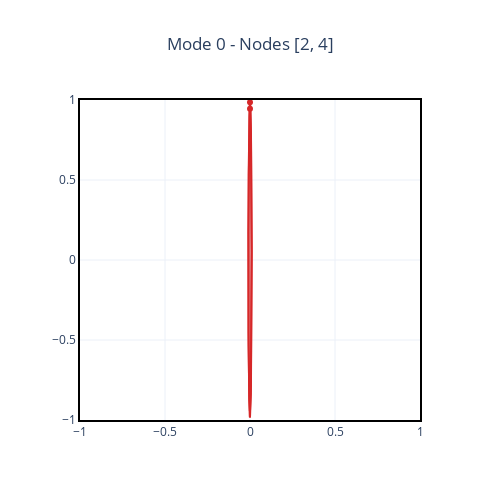
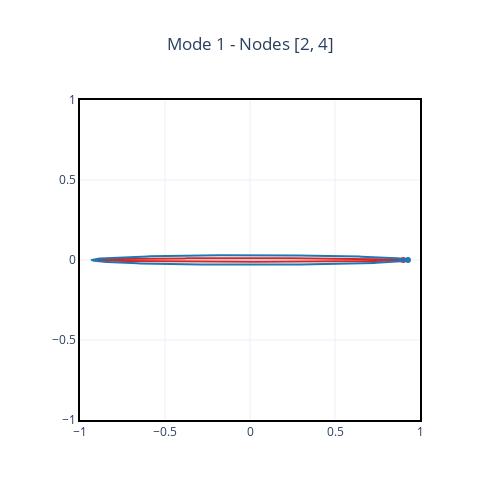

Notebook source saved alongside these figures, in order:
### Code cell
for mode in range(7):
    display(modal.plot_orbit(mode, nodes=[2, 4]))

### Figure 1 — Plotly figure (JSON) as saved in the notebook; plotly's stock layout.template omitted (floating-point values rounded to 4 significant figures; data arrays with more than 128 entries replaced by an {"elided": "..."} marker saying what was removed)
{"data": [{"line": {"color": "#d62728"}, "mode": "lines", "name": "node 2<br>Backward", "showlegend": false, "type": "scatter", "x": {"elided": "350 float values"}, "y": {"elided": "350 float values"}}, {"marker": {"color": "#d62728"}, "mode": "markers", "name": "node 2", "showlegend": false, "type": "scatter", "x": [9.732e-14], "y": [0.946]}, {"line": {"color": "#d62728"}, "mode": "lines", "name": "node 4<br>Backward", "showlegend": false, "type": "scatter", "x": {"elided": "350 float values"}, "y": {"elided": "350 float values"}}, {"marker": {"color": "#d62728"}, "mode": "markers", "name": "node 4", "showlegend": false, "type": "scatter", "x": [8.416e-14], "y": [0.9856]}], "layout": {"autosize": false, "height": 500, "title": {"text": "Mode 0 - Nodes [2, 4]", "x": 0.5, "xanchor": "center"}, "width": 500, "xaxis": {"range": [-1, 1]}, "yaxis": {"range": [-1, 1]}}}

### Figure 2 — Plotly figure (JSON) as saved in the notebook; plotly's stock layout.template omitted (floating-point values rounded to 4 significant figures; data arrays with more than 128 entries replaced by an {"elided": "..."} marker saying what was removed)
{"data": [{"line": {"color": "#d62728"}, "mode": "lines", "name": "node 2<br>Backward", "showlegend": false, "type": "scatter", "x": {"elided": "350 float values"}, "y": {"elided": "350 float values"}}, {"marker": {"color": "#d62728"}, "mode": "markers", "name": "node 2", "showlegend": false, "type": "scatter", "x": [0.9014], "y": [-1.511e-13]}, {"line": {"color": "#1f77b4"}, "mode": "lines", "name": "node 4<br>Forward", "showlegend": false, "type": "scatter", "x": {"elided": "350 float values"}, "y": {"elided": "350 float values"}}, {"marker": {"color": "#1f77b4"}, "mode": "markers", "name": "node 4", "showlegend": false, "type": "scatter", "x": [0.9291], "y": [-4.847e-13]}], "layout": {"autosize": false, "height": 500, "title": {"text": "Mode 1 - Nodes [2, 4]", "x": 0.5, "xanchor": "center"}, "width": 500, "xaxis": {"range": [-1, 1]}, "yaxis": {"range": [-1, 1]}}}
